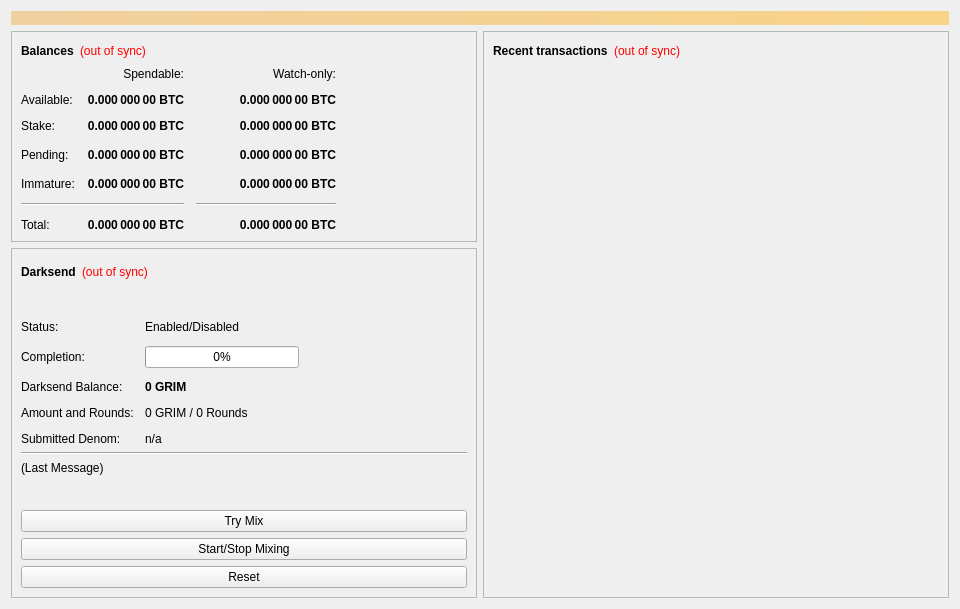
<?xml version="1.0" encoding="UTF-8"?>
<ui version="4.0">
 <class>OverviewPage</class>
 <widget class="QWidget" name="OverviewPage">
  <property name="geometry">
   <rect>
    <x>0</x>
    <y>0</y>
    <width>960</width>
    <height>594</height>
   </rect>
  </property>
  <property name="minimumSize">
   <size>
    <width>960</width>
    <height>0</height>
   </size>
  </property>
  <property name="windowTitle">
   <string>Form</string>
  </property>
  <layout class="QVBoxLayout" name="topLayout">
   <item>
    <widget class="QLabel" name="labelAlerts">
     <property name="visible">
      <bool>false</bool>
     </property>
     <property name="styleSheet">
      <string notr="true">background-color: qlineargradient(x1: 0, y1: 0, x2: 1, y2: 0, stop:0 #F0D0A0, stop:1 #F8D488); color:#000000;</string>
     </property>
     <property name="wordWrap">
      <bool>true</bool>
     </property>
     <property name="margin">
      <number>3</number>
     </property>
    </widget>
   </item>
   <item>
    <layout class="QHBoxLayout" name="horizontalLayout" stretch="1,1">
     <item>
      <layout class="QVBoxLayout" name="verticalLayout_2">
       <item>
        <widget class="QFrame" name="frame">
         <property name="frameShape">
          <enum>QFrame::StyledPanel</enum>
         </property>
         <property name="frameShadow">
          <enum>QFrame::Raised</enum>
         </property>
         <layout class="QVBoxLayout" name="verticalLayout_4">
          <item>
           <layout class="QHBoxLayout" name="horizontalLayout_4">
            <item>
             <widget class="QLabel" name="label_5">
              <property name="font">
               <font>
                <weight>75</weight>
                <bold>true</bold>
               </font>
              </property>
              <property name="text">
               <string>Balances</string>
              </property>
             </widget>
            </item>
            <item>
             <widget class="QLabel" name="labelWalletStatus">
              <property name="cursor">
               <cursorShape>WhatsThisCursor</cursorShape>
              </property>
              <property name="toolTip">
               <string>The displayed information may be out of date. Your wallet automatically synchronizes with the Grim network after a connection is established, but this process has not completed yet.</string>
              </property>
              <property name="styleSheet">
               <string notr="true">QLabel { color: red; }</string>
              </property>
              <property name="text">
               <string notr="true">(out of sync)</string>
              </property>
              <property name="alignment">
               <set>Qt::AlignLeading|Qt::AlignLeft|Qt::AlignVCenter</set>
              </property>
             </widget>
            </item>
            <item>
             <spacer name="horizontalSpacer_3">
              <property name="orientation">
               <enum>Qt::Horizontal</enum>
              </property>
              <property name="sizeHint" stdset="0">
               <size>
                <width>40</width>
                <height>20</height>
               </size>
              </property>
             </spacer>
            </item>
           </layout>
          </item>
          <item>
           <layout class="QGridLayout" name="gridLayout">
            <property name="spacing">
             <number>12</number>
            </property>
            <item row="3" column="2">
             <widget class="QLabel" name="labelWatchPending">
              <property name="font">
               <font>
                <weight>75</weight>
                <bold>true</bold>
               </font>
              </property>
              <property name="cursor">
               <cursorShape>IBeamCursor</cursorShape>
              </property>
              <property name="toolTip">
               <string>Unconfirmed transactions to watch-only addresses</string>
              </property>
              <property name="text">
               <string notr="true">0.000 000 00 BTC</string>
              </property>
              <property name="alignment">
               <set>Qt::AlignRight|Qt::AlignTrailing|Qt::AlignVCenter</set>
              </property>
              <property name="textInteractionFlags">
               <set>Qt::LinksAccessibleByMouse|Qt::TextSelectableByKeyboard|Qt::TextSelectableByMouse</set>
              </property>
             </widget>
            </item>
            <item row="3" column="1">
             <widget class="QLabel" name="labelUnconfirmed">
              <property name="font">
               <font>
                <weight>75</weight>
                <bold>true</bold>
               </font>
              </property>
              <property name="cursor">
               <cursorShape>IBeamCursor</cursorShape>
              </property>
              <property name="toolTip">
               <string>Total of transactions that have yet to be confirmed, and do not yet count toward the spendable balance</string>
              </property>
              <property name="text">
               <string notr="true">0.000 000 00 BTC</string>
              </property>
              <property name="alignment">
               <set>Qt::AlignRight|Qt::AlignTrailing|Qt::AlignVCenter</set>
              </property>
              <property name="textInteractionFlags">
               <set>Qt::LinksAccessibleByMouse|Qt::TextSelectableByKeyboard|Qt::TextSelectableByMouse</set>
              </property>
             </widget>
            </item>
            <item row="4" column="2">
             <widget class="QLabel" name="labelWatchImmature">
              <property name="font">
               <font>
                <weight>75</weight>
                <bold>true</bold>
               </font>
              </property>
              <property name="cursor">
               <cursorShape>IBeamCursor</cursorShape>
              </property>
              <property name="toolTip">
               <string>Mined balance in watch-only addresses that has not yet matured</string>
              </property>
              <property name="text">
               <string notr="true">0.000 000 00 BTC</string>
              </property>
              <property name="alignment">
               <set>Qt::AlignRight|Qt::AlignTrailing|Qt::AlignVCenter</set>
              </property>
              <property name="textInteractionFlags">
               <set>Qt::LinksAccessibleByMouse|Qt::TextSelectableByKeyboard|Qt::TextSelectableByMouse</set>
              </property>
             </widget>
            </item>
            <item row="5" column="0" colspan="2">
             <widget class="Line" name="lineSpendableBalance">
              <property name="orientation">
               <enum>Qt::Horizontal</enum>
              </property>
             </widget>
            </item>
            <item row="5" column="2">
             <widget class="Line" name="lineWatchBalance">
              <property name="sizePolicy">
               <sizepolicy hsizetype="Preferred" vsizetype="Fixed">
                <horstretch>0</horstretch>
                <verstretch>0</verstretch>
               </sizepolicy>
              </property>
              <property name="minimumSize">
               <size>
                <width>140</width>
                <height>0</height>
               </size>
              </property>
              <property name="orientation">
               <enum>Qt::Horizontal</enum>
              </property>
             </widget>
            </item>
            <item row="6" column="0">
             <widget class="QLabel" name="labelTotalText">
              <property name="text">
               <string>Total:</string>
              </property>
             </widget>
            </item>
            <item row="4" column="1">
             <widget class="QLabel" name="labelImmature">
              <property name="font">
               <font>
                <weight>75</weight>
                <bold>true</bold>
               </font>
              </property>
              <property name="cursor">
               <cursorShape>IBeamCursor</cursorShape>
              </property>
              <property name="toolTip">
               <string>Mined balance that has not yet matured</string>
              </property>
              <property name="text">
               <string notr="true">0.000 000 00 BTC</string>
              </property>
              <property name="alignment">
               <set>Qt::AlignRight|Qt::AlignTrailing|Qt::AlignVCenter</set>
              </property>
              <property name="textInteractionFlags">
               <set>Qt::LinksAccessibleByMouse|Qt::TextSelectableByKeyboard|Qt::TextSelectableByMouse</set>
              </property>
             </widget>
            </item>
            <item row="3" column="3">
             <spacer name="horizontalSpacer_2">
              <property name="orientation">
               <enum>Qt::Horizontal</enum>
              </property>
              <property name="sizeHint" stdset="0">
               <size>
                <width>40</width>
                <height>20</height>
               </size>
              </property>
             </spacer>
            </item>
            <item row="4" column="0">
             <widget class="QLabel" name="labelImmatureText">
              <property name="text">
               <string>Immature:</string>
              </property>
             </widget>
            </item>
            <item row="6" column="1">
             <widget class="QLabel" name="labelTotal">
              <property name="font">
               <font>
                <weight>75</weight>
                <bold>true</bold>
               </font>
              </property>
              <property name="cursor">
               <cursorShape>IBeamCursor</cursorShape>
              </property>
              <property name="toolTip">
               <string>Your current total balance</string>
              </property>
              <property name="text">
               <string notr="true">0.000 000 00 BTC</string>
              </property>
              <property name="alignment">
               <set>Qt::AlignRight|Qt::AlignTrailing|Qt::AlignVCenter</set>
              </property>
              <property name="textInteractionFlags">
               <set>Qt::LinksAccessibleByMouse|Qt::TextSelectableByKeyboard|Qt::TextSelectableByMouse</set>
              </property>
             </widget>
            </item>
            <item row="6" column="2">
             <widget class="QLabel" name="labelWatchTotal">
              <property name="font">
               <font>
                <weight>75</weight>
                <bold>true</bold>
               </font>
              </property>
              <property name="cursor">
               <cursorShape>IBeamCursor</cursorShape>
              </property>
              <property name="toolTip">
               <string>Current total balance in watch-only addresses</string>
              </property>
              <property name="text">
               <string notr="true">0.000 000 00 BTC</string>
              </property>
              <property name="alignment">
               <set>Qt::AlignRight|Qt::AlignTrailing|Qt::AlignVCenter</set>
              </property>
              <property name="textInteractionFlags">
               <set>Qt::LinksAccessibleByMouse|Qt::TextSelectableByKeyboard|Qt::TextSelectableByMouse</set>
              </property>
             </widget>
            </item>
            <item row="0" column="2">
             <widget class="QLabel" name="labelWatchonly">
              <property name="text">
               <string>Watch-only:</string>
              </property>
              <property name="alignment">
               <set>Qt::AlignRight|Qt::AlignTrailing|Qt::AlignVCenter</set>
              </property>
             </widget>
            </item>
            <item row="1" column="0">
             <widget class="QLabel" name="labelBalanceText">
              <property name="text">
               <string>Available:</string>
              </property>
             </widget>
            </item>
            <item row="1" column="1">
             <widget class="QLabel" name="labelBalance">
              <property name="font">
               <font>
                <weight>75</weight>
                <bold>true</bold>
               </font>
              </property>
              <property name="cursor">
               <cursorShape>IBeamCursor</cursorShape>
              </property>
              <property name="toolTip">
               <string>Your current spendable balance</string>
              </property>
              <property name="text">
               <string notr="true">0.000 000 00 BTC</string>
              </property>
              <property name="alignment">
               <set>Qt::AlignRight|Qt::AlignTrailing|Qt::AlignVCenter</set>
              </property>
              <property name="textInteractionFlags">
               <set>Qt::LinksAccessibleByMouse|Qt::TextSelectableByKeyboard|Qt::TextSelectableByMouse</set>
              </property>
             </widget>
            </item>
            <item row="2" column="0">
             <widget class="QLabel" name="label_10">
              <property name="text">
               <string>Stake:</string>
              </property>
             </widget>
            </item>
            <item row="2" column="1">
             <widget class="QLabel" name="labelStake">
              <property name="font">
               <font>
                <weight>75</weight>
                <bold>true</bold>
               </font>
              </property>
              <property name="cursor">
               <cursorShape>IBeamCursor</cursorShape>
              </property>
              <property name="toolTip">
               <string>Total of coins that was staked, and do not yet count toward the current balance</string>
              </property>
              <property name="text">
               <string notr="true">0.000 000 00 BTC</string>
              </property>
              <property name="alignment">
               <set>Qt::AlignRight|Qt::AlignTrailing|Qt::AlignVCenter</set>
              </property>
              <property name="textInteractionFlags">
               <set>Qt::LinksAccessibleByMouse|Qt::TextSelectableByKeyboard|Qt::TextSelectableByMouse</set>
              </property>
             </widget>
            </item>
            <item row="2" column="2">
             <widget class="QLabel" name="labelWatchStake">
              <property name="font">
               <font>
                <weight>75</weight>
                <bold>true</bold>
               </font>
              </property>
              <property name="cursor">
               <cursorShape>IBeamCursor</cursorShape>
              </property>
              <property name="toolTip">
               <string>Total of coins that was staked in watch-only addresses, and do not yet count toward the current watch-only balance</string>
              </property>
              <property name="text">
               <string notr="true">0.000 000 00 BTC</string>
              </property>
              <property name="alignment">
               <set>Qt::AlignRight|Qt::AlignTrailing|Qt::AlignVCenter</set>
              </property>
              <property name="textInteractionFlags">
               <set>Qt::LinksAccessibleByMouse|Qt::TextSelectableByKeyboard|Qt::TextSelectableByMouse</set>
              </property>
             </widget>
            </item>
            <item row="1" column="2">
             <widget class="QLabel" name="labelWatchAvailable">
              <property name="font">
               <font>
                <weight>75</weight>
                <bold>true</bold>
               </font>
              </property>
              <property name="cursor">
               <cursorShape>IBeamCursor</cursorShape>
              </property>
              <property name="toolTip">
               <string>Your current balance in watch-only addresses</string>
              </property>
              <property name="text">
               <string notr="true">0.000 000 00 BTC</string>
              </property>
              <property name="alignment">
               <set>Qt::AlignRight|Qt::AlignTrailing|Qt::AlignVCenter</set>
              </property>
              <property name="textInteractionFlags">
               <set>Qt::LinksAccessibleByMouse|Qt::TextSelectableByKeyboard|Qt::TextSelectableByMouse</set>
              </property>
             </widget>
            </item>
            <item row="3" column="0">
             <widget class="QLabel" name="labelPendingText">
              <property name="text">
               <string>Pending:</string>
              </property>
             </widget>
            </item>
            <item row="0" column="1">
             <widget class="QLabel" name="labelSpendable">
              <property name="text">
               <string>Spendable:</string>
              </property>
              <property name="alignment">
               <set>Qt::AlignRight|Qt::AlignTrailing|Qt::AlignVCenter</set>
              </property>
             </widget>
            </item>
           </layout>
          </item>
         </layout>
        </widget>
       </item>
       <item>
        <widget class="QFrame" name="frameDarksend">
         <property name="sizePolicy">
          <sizepolicy hsizetype="Expanding" vsizetype="Expanding">
           <horstretch>0</horstretch>
           <verstretch>0</verstretch>
          </sizepolicy>
         </property>
         <property name="minimumSize">
          <size>
           <width>0</width>
           <height>350</height>
          </size>
         </property>
         <property name="layoutDirection">
          <enum>Qt::LeftToRight</enum>
         </property>
         <property name="frameShape">
          <enum>QFrame::StyledPanel</enum>
         </property>
         <property name="frameShadow">
          <enum>QFrame::Raised</enum>
         </property>
         <layout class="QVBoxLayout" name="verticalLayout_5">
          <item>
           <layout class="QHBoxLayout" name="horizontalLayout_5">
            <item>
             <widget class="QLabel" name="label_2">
              <property name="font">
               <font>
                <weight>75</weight>
                <bold>true</bold>
               </font>
              </property>
              <property name="text">
               <string>Darksend</string>
              </property>
             </widget>
            </item>
            <item>
             <widget class="QLabel" name="labelDarksendSyncStatus">
              <property name="toolTip">
               <string>The displayed information may be out of date. Your wallet automatically synchronizes with the Grim network after a connection is established, but this process has not completed yet.</string>
              </property>
              <property name="styleSheet">
               <string notr="true">QLabel { color: red; }</string>
              </property>
              <property name="text">
               <string notr="true">(out of sync)</string>
              </property>
              <property name="alignment">
               <set>Qt::AlignLeading|Qt::AlignLeft|Qt::AlignVCenter</set>
              </property>
             </widget>
            </item>
            <item>
             <spacer name="horizontalSpacer_4">
              <property name="orientation">
               <enum>Qt::Horizontal</enum>
              </property>
              <property name="sizeHint" stdset="0">
               <size>
                <width>40</width>
                <height>20</height>
               </size>
              </property>
             </spacer>
            </item>
           </layout>
          </item>
          <item>
           <widget class="QPushButton" name="runAutoDenom">
            <property name="palette">
             <palette>
              <active>
               <colorrole role="WindowText">
                <brush brushstyle="SolidPattern">
                 <color alpha="255">
                  <red>0</red>
                  <green>0</green>
                  <blue>0</blue>
                 </color>
                </brush>
               </colorrole>
               <colorrole role="Button">
                <brush brushstyle="SolidPattern">
                 <color alpha="255">
                  <red>239</red>
                  <green>238</green>
                  <blue>238</blue>
                 </color>
                </brush>
               </colorrole>
               <colorrole role="Light">
                <brush brushstyle="SolidPattern">
                 <color alpha="255">
                  <red>255</red>
                  <green>255</green>
                  <blue>255</blue>
                 </color>
                </brush>
               </colorrole>
               <colorrole role="Midlight">
                <brush brushstyle="SolidPattern">
                 <color alpha="255">
                  <red>247</red>
                  <green>246</green>
                  <blue>246</blue>
                 </color>
                </brush>
               </colorrole>
               <colorrole role="Dark">
                <brush brushstyle="SolidPattern">
                 <color alpha="255">
                  <red>119</red>
                  <green>119</green>
                  <blue>119</blue>
                 </color>
                </brush>
               </colorrole>
               <colorrole role="Mid">
                <brush brushstyle="SolidPattern">
                 <color alpha="255">
                  <red>159</red>
                  <green>159</green>
                  <blue>159</blue>
                 </color>
                </brush>
               </colorrole>
               <colorrole role="Text">
                <brush brushstyle="SolidPattern">
                 <color alpha="255">
                  <red>0</red>
                  <green>0</green>
                  <blue>0</blue>
                 </color>
                </brush>
               </colorrole>
               <colorrole role="BrightText">
                <brush brushstyle="SolidPattern">
                 <color alpha="255">
                  <red>255</red>
                  <green>255</green>
                  <blue>255</blue>
                 </color>
                </brush>
               </colorrole>
               <colorrole role="ButtonText">
                <brush brushstyle="SolidPattern">
                 <color alpha="255">
                  <red>0</red>
                  <green>0</green>
                  <blue>0</blue>
                 </color>
                </brush>
               </colorrole>
               <colorrole role="Base">
                <brush brushstyle="SolidPattern">
                 <color alpha="255">
                  <red>255</red>
                  <green>255</green>
                  <blue>255</blue>
                 </color>
                </brush>
               </colorrole>
               <colorrole role="Window">
                <brush brushstyle="SolidPattern">
                 <color alpha="255">
                  <red>239</red>
                  <green>238</green>
                  <blue>238</blue>
                 </color>
                </brush>
               </colorrole>
               <colorrole role="Shadow">
                <brush brushstyle="SolidPattern">
                 <color alpha="255">
                  <red>0</red>
                  <green>0</green>
                  <blue>0</blue>
                 </color>
                </brush>
               </colorrole>
               <colorrole role="AlternateBase">
                <brush brushstyle="SolidPattern">
                 <color alpha="255">
                  <red>247</red>
                  <green>246</green>
                  <blue>246</blue>
                 </color>
                </brush>
               </colorrole>
               <colorrole role="ToolTipBase">
                <brush brushstyle="SolidPattern">
                 <color alpha="255">
                  <red>255</red>
                  <green>255</green>
                  <blue>220</blue>
                 </color>
                </brush>
               </colorrole>
               <colorrole role="ToolTipText">
                <brush brushstyle="SolidPattern">
                 <color alpha="255">
                  <red>0</red>
                  <green>0</green>
                  <blue>0</blue>
                 </color>
                </brush>
               </colorrole>
              </active>
              <inactive>
               <colorrole role="WindowText">
                <brush brushstyle="SolidPattern">
                 <color alpha="255">
                  <red>0</red>
                  <green>0</green>
                  <blue>0</blue>
                 </color>
                </brush>
               </colorrole>
               <colorrole role="Button">
                <brush brushstyle="SolidPattern">
                 <color alpha="255">
                  <red>239</red>
                  <green>238</green>
                  <blue>238</blue>
                 </color>
                </brush>
               </colorrole>
               <colorrole role="Light">
                <brush brushstyle="SolidPattern">
                 <color alpha="255">
                  <red>255</red>
                  <green>255</green>
                  <blue>255</blue>
                 </color>
                </brush>
               </colorrole>
               <colorrole role="Midlight">
                <brush brushstyle="SolidPattern">
                 <color alpha="255">
                  <red>247</red>
                  <green>246</green>
                  <blue>246</blue>
                 </color>
                </brush>
               </colorrole>
               <colorrole role="Dark">
                <brush brushstyle="SolidPattern">
                 <color alpha="255">
                  <red>119</red>
                  <green>119</green>
                  <blue>119</blue>
                 </color>
                </brush>
               </colorrole>
               <colorrole role="Mid">
                <brush brushstyle="SolidPattern">
                 <color alpha="255">
                  <red>159</red>
                  <green>159</green>
                  <blue>159</blue>
                 </color>
                </brush>
               </colorrole>
               <colorrole role="Text">
                <brush brushstyle="SolidPattern">
                 <color alpha="255">
                  <red>0</red>
                  <green>0</green>
                  <blue>0</blue>
                 </color>
                </brush>
               </colorrole>
               <colorrole role="BrightText">
                <brush brushstyle="SolidPattern">
                 <color alpha="255">
                  <red>255</red>
                  <green>255</green>
                  <blue>255</blue>
                 </color>
                </brush>
               </colorrole>
               <colorrole role="ButtonText">
                <brush brushstyle="SolidPattern">
                 <color alpha="255">
                  <red>0</red>
                  <green>0</green>
                  <blue>0</blue>
                 </color>
                </brush>
               </colorrole>
               <colorrole role="Base">
                <brush brushstyle="SolidPattern">
                 <color alpha="255">
                  <red>255</red>
                  <green>255</green>
                  <blue>255</blue>
                 </color>
                </brush>
               </colorrole>
               <colorrole role="Window">
                <brush brushstyle="SolidPattern">
                 <color alpha="255">
                  <red>239</red>
                  <green>238</green>
                  <blue>238</blue>
                 </color>
                </brush>
               </colorrole>
               <colorrole role="Shadow">
                <brush brushstyle="SolidPattern">
                 <color alpha="255">
                  <red>0</red>
                  <green>0</green>
                  <blue>0</blue>
                 </color>
                </brush>
               </colorrole>
               <colorrole role="AlternateBase">
                <brush brushstyle="SolidPattern">
                 <color alpha="255">
                  <red>247</red>
                  <green>246</green>
                  <blue>246</blue>
                 </color>
                </brush>
               </colorrole>
               <colorrole role="ToolTipBase">
                <brush brushstyle="SolidPattern">
                 <color alpha="255">
                  <red>255</red>
                  <green>255</green>
                  <blue>220</blue>
                 </color>
                </brush>
               </colorrole>
               <colorrole role="ToolTipText">
                <brush brushstyle="SolidPattern">
                 <color alpha="255">
                  <red>0</red>
                  <green>0</green>
                  <blue>0</blue>
                 </color>
                </brush>
               </colorrole>
              </inactive>
              <disabled>
               <colorrole role="WindowText">
                <brush brushstyle="SolidPattern">
                 <color alpha="255">
                  <red>119</red>
                  <green>119</green>
                  <blue>119</blue>
                 </color>
                </brush>
               </colorrole>
               <colorrole role="Button">
                <brush brushstyle="SolidPattern">
                 <color alpha="255">
                  <red>239</red>
                  <green>238</green>
                  <blue>238</blue>
                 </color>
                </brush>
               </colorrole>
               <colorrole role="Light">
                <brush brushstyle="SolidPattern">
                 <color alpha="255">
                  <red>255</red>
                  <green>255</green>
                  <blue>255</blue>
                 </color>
                </brush>
               </colorrole>
               <colorrole role="Midlight">
                <brush brushstyle="SolidPattern">
                 <color alpha="255">
                  <red>247</red>
                  <green>246</green>
                  <blue>246</blue>
                 </color>
                </brush>
               </colorrole>
               <colorrole role="Dark">
                <brush brushstyle="SolidPattern">
                 <color alpha="255">
                  <red>119</red>
                  <green>119</green>
                  <blue>119</blue>
                 </color>
                </brush>
               </colorrole>
               <colorrole role="Mid">
                <brush brushstyle="SolidPattern">
                 <color alpha="255">
                  <red>159</red>
                  <green>159</green>
                  <blue>159</blue>
                 </color>
                </brush>
               </colorrole>
               <colorrole role="Text">
                <brush brushstyle="SolidPattern">
                 <color alpha="255">
                  <red>119</red>
                  <green>119</green>
                  <blue>119</blue>
                 </color>
                </brush>
               </colorrole>
               <colorrole role="BrightText">
                <brush brushstyle="SolidPattern">
                 <color alpha="255">
                  <red>255</red>
                  <green>255</green>
                  <blue>255</blue>
                 </color>
                </brush>
               </colorrole>
               <colorrole role="ButtonText">
                <brush brushstyle="SolidPattern">
                 <color alpha="255">
                  <red>119</red>
                  <green>119</green>
                  <blue>119</blue>
                 </color>
                </brush>
               </colorrole>
               <colorrole role="Base">
                <brush brushstyle="SolidPattern">
                 <color alpha="255">
                  <red>239</red>
                  <green>238</green>
                  <blue>238</blue>
                 </color>
                </brush>
               </colorrole>
               <colorrole role="Window">
                <brush brushstyle="SolidPattern">
                 <color alpha="255">
                  <red>239</red>
                  <green>238</green>
                  <blue>238</blue>
                 </color>
                </brush>
               </colorrole>
               <colorrole role="Shadow">
                <brush brushstyle="SolidPattern">
                 <color alpha="255">
                  <red>0</red>
                  <green>0</green>
                  <blue>0</blue>
                 </color>
                </brush>
               </colorrole>
               <colorrole role="AlternateBase">
                <brush brushstyle="SolidPattern">
                 <color alpha="255">
                  <red>239</red>
                  <green>238</green>
                  <blue>238</blue>
                 </color>
                </brush>
               </colorrole>
               <colorrole role="ToolTipBase">
                <brush brushstyle="SolidPattern">
                 <color alpha="255">
                  <red>255</red>
                  <green>255</green>
                  <blue>220</blue>
                 </color>
                </brush>
               </colorrole>
               <colorrole role="ToolTipText">
                <brush brushstyle="SolidPattern">
                 <color alpha="255">
                  <red>0</red>
                  <green>0</green>
                  <blue>0</blue>
                 </color>
                </brush>
               </colorrole>
              </disabled>
             </palette>
            </property>
            <property name="focusPolicy">
             <enum>Qt::NoFocus</enum>
            </property>
            <property name="autoFillBackground">
             <bool>true</bool>
            </property>
            <property name="text">
             <string/>
            </property>
            <property name="flat">
             <bool>true</bool>
            </property>
           </widget>
          </item>
          <item>
           <layout class="QFormLayout" name="formLayout">
            <property name="fieldGrowthPolicy">
             <enum>QFormLayout::AllNonFixedFieldsGrow</enum>
            </property>
            <property name="horizontalSpacing">
             <number>11</number>
            </property>
            <property name="verticalSpacing">
             <number>12</number>
            </property>
            <item row="0" column="0">
             <widget class="QLabel" name="label_6">
              <property name="text">
               <string>Status:</string>
              </property>
             </widget>
            </item>
            <item row="1" column="0">
             <widget class="QLabel" name="label_7">
              <property name="text">
               <string>Completion:</string>
              </property>
             </widget>
            </item>
            <item row="1" column="1">
             <widget class="QProgressBar" name="darksendProgress">
              <property name="maximumSize">
               <size>
                <width>154</width>
                <height>16777215</height>
               </size>
              </property>
              <property name="value">
               <number>0</number>
              </property>
             </widget>
            </item>
            <item row="3" column="0">
             <widget class="QLabel" name="labelAnonymizedText">
              <property name="text">
               <string>Darksend Balance:</string>
              </property>
             </widget>
            </item>
            <item row="3" column="1">
             <widget class="QLabel" name="labelAnonymized">
              <property name="font">
               <font>
                <weight>75</weight>
                <bold>true</bold>
               </font>
              </property>
              <property name="text">
               <string notr="true">0 GRIM</string>
              </property>
             </widget>
            </item>
            <item row="4" column="0">
             <widget class="QLabel" name="label_8">
              <property name="text">
               <string>Amount and Rounds:</string>
              </property>
             </widget>
            </item>
            <item row="4" column="1">
             <widget class="QLabel" name="labelAmountRounds">
              <property name="text">
               <string>0 GRIM / 0 Rounds</string>
              </property>
             </widget>
            </item>
            <item row="5" column="0">
             <widget class="QLabel" name="label_9">
              <property name="text">
               <string>Submitted Denom:</string>
              </property>
             </widget>
            </item>
            <item row="5" column="1">
             <widget class="QLabel" name="labelSubmittedDenom">
              <property name="toolTip">
               <string>The denominations you submitted to the Masternode.&lt;br&gt;To mix, other users must submit the exact same denominations.</string>
              </property>
              <property name="text">
               <string>n/a</string>
              </property>
             </widget>
            </item>
            <item row="0" column="1">
             <widget class="QLabel" name="darksendEnabled">
              <property name="text">
               <string>Enabled/Disabled</string>
              </property>
             </widget>
            </item>
           </layout>
          </item>
          <item>
           <widget class="Line" name="lineLastMessage">
            <property name="orientation">
             <enum>Qt::Horizontal</enum>
            </property>
           </widget>
          </item>
          <item>
           <widget class="QLabel" name="darksendStatus">
            <property name="minimumSize">
             <size>
              <width>288</width>
              <height>43</height>
             </size>
            </property>
            <property name="text">
             <string>(Last Message)</string>
            </property>
            <property name="alignment">
             <set>Qt::AlignLeading|Qt::AlignLeft|Qt::AlignTop</set>
            </property>
            <property name="wordWrap">
             <bool>true</bool>
            </property>
           </widget>
          </item>
          <item>
           <widget class="QPushButton" name="darksendAuto">
            <property name="sizePolicy">
             <sizepolicy hsizetype="MinimumExpanding" vsizetype="Fixed">
              <horstretch>0</horstretch>
              <verstretch>0</verstretch>
             </sizepolicy>
            </property>
            <property name="toolTip">
             <string>Try to manually submit a Darksend request.</string>
            </property>
            <property name="text">
             <string>Try Mix</string>
            </property>
           </widget>
          </item>
          <item>
           <widget class="QPushButton" name="toggleDarksend">
            <property name="sizePolicy">
             <sizepolicy hsizetype="MinimumExpanding" vsizetype="Fixed">
              <horstretch>0</horstretch>
              <verstretch>0</verstretch>
             </sizepolicy>
            </property>
            <property name="text">
             <string>Start/Stop Mixing</string>
            </property>
           </widget>
          </item>
          <item>
           <widget class="QPushButton" name="darksendReset">
            <property name="sizePolicy">
             <sizepolicy hsizetype="MinimumExpanding" vsizetype="Fixed">
              <horstretch>0</horstretch>
              <verstretch>0</verstretch>
             </sizepolicy>
            </property>
            <property name="toolTip">
             <string>Reset the current status of Darksend (can interrupt Darksend if it's in the process of Mixing, which can cost you money!)</string>
            </property>
            <property name="autoFillBackground">
             <bool>false</bool>
            </property>
            <property name="text">
             <string>Reset</string>
            </property>
           </widget>
          </item>
         </layout>
        </widget>
       </item>
       <item>
        <spacer name="verticalSpacer">
         <property name="orientation">
          <enum>Qt::Vertical</enum>
         </property>
         <property name="sizeHint" stdset="0">
          <size>
           <width>20</width>
           <height>40</height>
          </size>
         </property>
        </spacer>
       </item>
      </layout>
     </item>
     <item>
      <layout class="QVBoxLayout" name="verticalLayout_3">
       <item>
        <widget class="QFrame" name="frame_2">
         <property name="frameShape">
          <enum>QFrame::StyledPanel</enum>
         </property>
         <property name="frameShadow">
          <enum>QFrame::Raised</enum>
         </property>
         <layout class="QVBoxLayout" name="verticalLayout">
          <item>
           <layout class="QHBoxLayout" name="horizontalLayout_2">
            <item>
             <widget class="QLabel" name="label_4">
              <property name="font">
               <font>
                <weight>75</weight>
                <bold>true</bold>
               </font>
              </property>
              <property name="text">
               <string>Recent transactions</string>
              </property>
             </widget>
            </item>
            <item>
             <widget class="QLabel" name="labelTransactionsStatus">
              <property name="cursor">
               <cursorShape>WhatsThisCursor</cursorShape>
              </property>
              <property name="toolTip">
               <string>The displayed information may be out of date. Your wallet automatically synchronizes with the Grim network after a connection is established, but this process has not completed yet.</string>
              </property>
              <property name="styleSheet">
               <string notr="true">QLabel { color: red; }</string>
              </property>
              <property name="text">
               <string notr="true">(out of sync)</string>
              </property>
              <property name="alignment">
               <set>Qt::AlignRight|Qt::AlignTrailing|Qt::AlignVCenter</set>
              </property>
             </widget>
            </item>
            <item>
             <spacer name="horizontalSpacer">
              <property name="orientation">
               <enum>Qt::Horizontal</enum>
              </property>
              <property name="sizeHint" stdset="0">
               <size>
                <width>40</width>
                <height>20</height>
               </size>
              </property>
             </spacer>
            </item>
           </layout>
          </item>
          <item>
           <widget class="QListView" name="listTransactions">
            <property name="styleSheet">
             <string notr="true">QListView { background: transparent; }</string>
            </property>
            <property name="frameShape">
             <enum>QFrame::NoFrame</enum>
            </property>
            <property name="verticalScrollBarPolicy">
             <enum>Qt::ScrollBarAlwaysOff</enum>
            </property>
            <property name="horizontalScrollBarPolicy">
             <enum>Qt::ScrollBarAlwaysOff</enum>
            </property>
            <property name="selectionMode">
             <enum>QAbstractItemView::NoSelection</enum>
            </property>
           </widget>
          </item>
         </layout>
        </widget>
       </item>
      </layout>
     </item>
    </layout>
   </item>
  </layout>
 </widget>
 <resources/>
 <connections/>
</ui>
